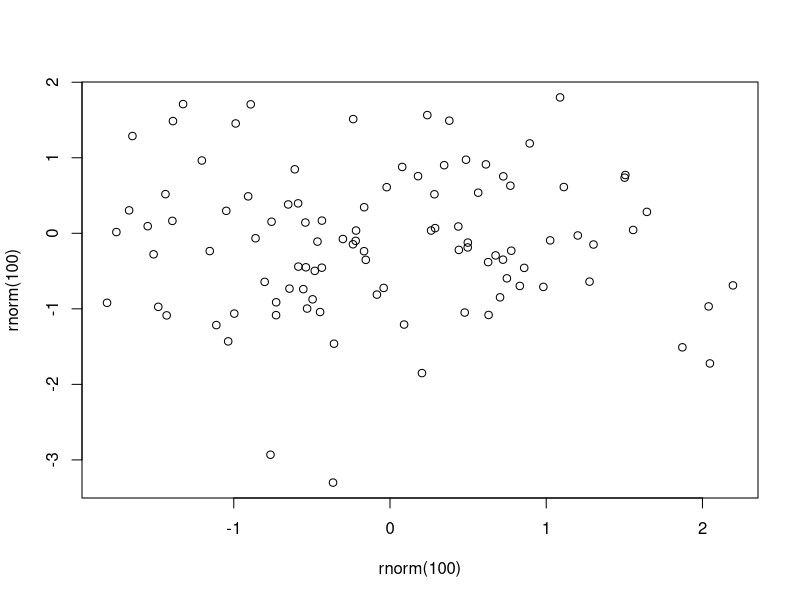

This figure's R source:
## ---- chunk 1
plot(rnorm(100), rnorm(100))
